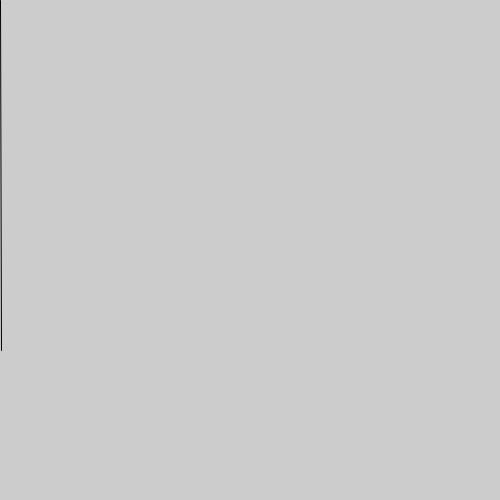
Frame 1 (no input)
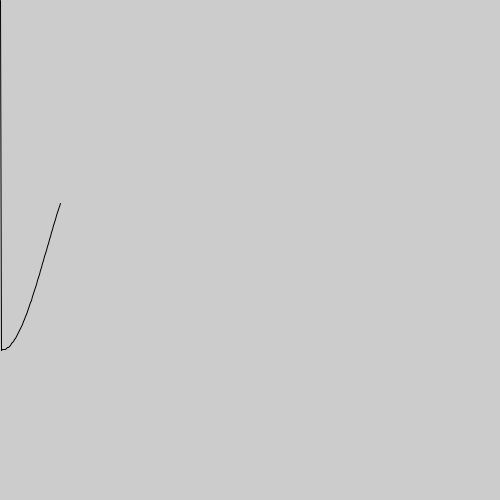
Frame 60 (the mouse pressed at the canvas centre just before this capture)
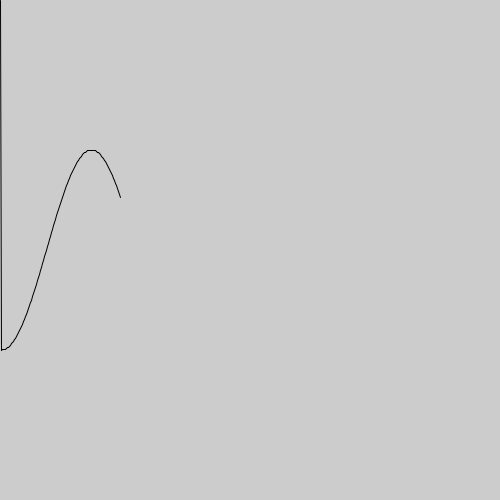
Frame 120 (the mouse held since frame 60 and released just before this capture)

The Processing sketch that drew these frames (run headless with seeded random() and noise(); from frame 60 on, the mouse is pressed at the canvas centre):

// Processing sketch: sketch_170426b
// ── sketch_170426b.pde
float angle = 0;
float x = 0;
float y = 0;
float prevx = 0;
float prevy = 0;

void setup() {
  size(500, 500);
}

void draw() {
  stroke(1);
  x++;
  float radians = radians(angle);
  y = (height / 2) + (cos(radians) * 100);
  angle = angle + 2; 
  line(prevx, prevy, x, y);
  prevx = x;
  prevy = y;
}
